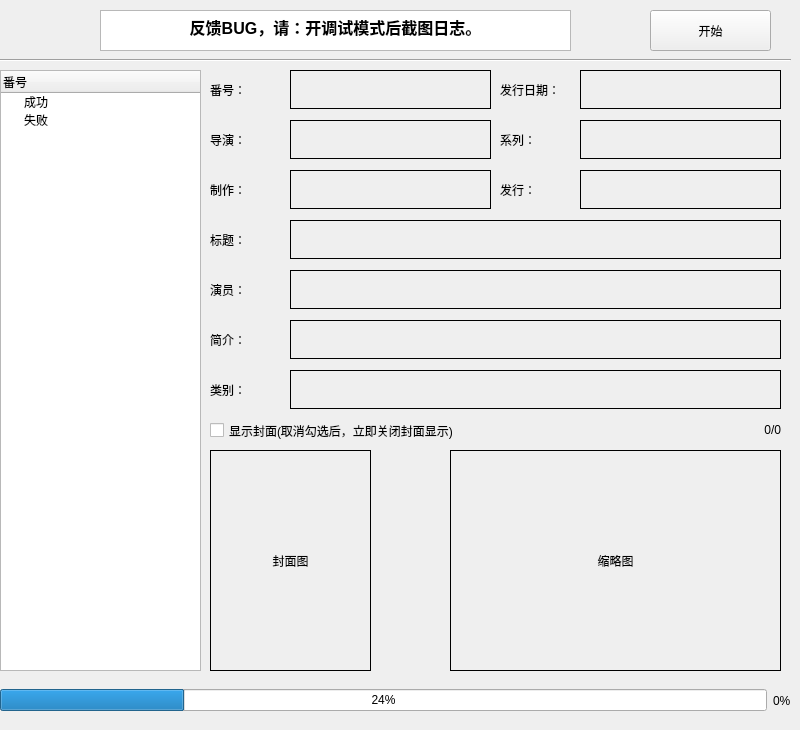
    <widget class="QWidget" name="page_avdc">
     <widget class="QPushButton" name="pushButton_start_cap">
      <property name="geometry">
       <rect>
        <x>650</x>
        <y>10</y>
        <width>121</width>
        <height>41</height>
       </rect>
      </property>
      <property name="text">
       <string>开始</string>
      </property>
     </widget>
     <widget class="QTextBrowser" name="textBrowser_warning">
      <property name="geometry">
       <rect>
        <x>100</x>
        <y>10</y>
        <width>471</width>
        <height>41</height>
       </rect>
      </property>
      <property name="html">
       <string>&lt;!DOCTYPE HTML PUBLIC &quot;-//W3C//DTD HTML 4.0//EN&quot; &quot;http://www.w3.org/TR/REC-html40/strict.dtd&quot;&gt;
&lt;html&gt;&lt;head&gt;&lt;meta name=&quot;qrichtext&quot; content=&quot;1&quot; /&gt;&lt;style type=&quot;text/css&quot;&gt;
p, li { white-space: pre-wrap; }
&lt;/style&gt;&lt;/head&gt;&lt;body style=&quot; font-family:'PingFang SC', 'Microsoft YaHei', sans-serif'; font-size:9pt; font-weight:400; font-style:normal;&quot;&gt;
&lt;p align=&quot;center&quot; style=&quot; margin-top:0px; margin-bottom:0px; margin-left:0px; margin-right:0px; -qt-block-indent:0; text-indent:0px;&quot;&gt;&lt;span style=&quot; font-size:12pt; font-weight:600; color:#000000;&quot;&gt;反馈BUG，请：开调试模式后截图日志。&lt;/span&gt;&lt;/p&gt;&lt;/body&gt;&lt;/html&gt;</string>
      </property>
     </widget>
     <widget class="QWidget" name="horizontalLayoutWidget">
      <property name="geometry">
       <rect>
        <x>0</x>
        <y>680</y>
        <width>791</width>
        <height>41</height>
       </rect>
      </property>
      <layout class="QHBoxLayout" name="horizontalLayout_2">
       <item>
        <widget class="QProgressBar" name="progressBar_avdc">
         <property name="value">
          <number>24</number>
         </property>
        </widget>
       </item>
       <item>
        <widget class="QLabel" name="label_percent">
         <property name="text">
          <string>0%</string>
         </property>
        </widget>
       </item>
      </layout>
     </widget>
     <widget class="QTreeWidget" name="treeWidget_number">
      <property name="geometry">
       <rect>
        <x>0</x>
        <y>70</y>
        <width>201</width>
        <height>601</height>
       </rect>
      </property>
      <column>
       <property name="text">
        <string>番号</string>
       </property>
      </column>
      <item>
       <property name="text">
        <string>成功</string>
       </property>
      </item>
      <item>
       <property name="text">
        <string>失败</string>
       </property>
      </item>
     </widget>
     <widget class="QWidget" name="gridLayoutWidget_2">
      <property name="geometry">
       <rect>
        <x>210</x>
        <y>450</y>
        <width>161</width>
        <height>221</height>
       </rect>
      </property>
      <layout class="QGridLayout" name="gridLayout_2">
       <item row="0" column="0">
        <widget class="QLabel" name="label_poster">
         <property name="frameShape">
          <enum>QFrame::Box</enum>
         </property>
         <property name="text">
          <string>封面图</string>
         </property>
         <property name="alignment">
          <set>Qt::AlignCenter</set>
         </property>
        </widget>
       </item>
      </layout>
     </widget>
     <widget class="QWidget" name="gridLayoutWidget">
      <property name="geometry">
       <rect>
        <x>450</x>
        <y>450</y>
        <width>331</width>
        <height>221</height>
       </rect>
      </property>
      <layout class="QGridLayout" name="gridLayout">
       <property name="sizeConstraint">
        <enum>QLayout::SetDefaultConstraint</enum>
       </property>
       <property name="horizontalSpacing">
        <number>7</number>
       </property>
       <item row="0" column="0">
        <widget class="QLabel" name="label_thumb">
         <property name="enabled">
          <bool>true</bool>
         </property>
         <property name="frameShape">
          <enum>QFrame::Box</enum>
         </property>
         <property name="text">
          <string>缩略图</string>
         </property>
         <property name="alignment">
          <set>Qt::AlignCenter</set>
         </property>
         <property name="margin">
          <number>0</number>
         </property>
        </widget>
       </item>
      </layout>
     </widget>
     <widget class="Line" name="line">
      <property name="geometry">
       <rect>
        <x>0</x>
        <y>50</y>
        <width>791</width>
        <height>20</height>
       </rect>
      </property>
      <property name="orientation">
       <enum>Qt::Horizontal</enum>
      </property>
     </widget>
     <widget class="QLabel" name="label_11">
      <property name="geometry">
       <rect>
        <x>210</x>
        <y>70</y>
        <width>81</width>
        <height>39</height>
       </rect>
      </property>
      <property name="text">
       <string>番号：</string>
      </property>
     </widget>
     <widget class="QLabel" name="label_number">
      <property name="geometry">
       <rect>
        <x>290</x>
        <y>70</y>
        <width>201</width>
        <height>39</height>
       </rect>
      </property>
      <property name="frameShape">
       <enum>QFrame::Box</enum>
      </property>
      <property name="lineWidth">
       <number>1</number>
      </property>
      <property name="text">
       <string/>
      </property>
     </widget>
     <widget class="QLabel" name="label_13">
      <property name="geometry">
       <rect>
        <x>500</x>
        <y>70</y>
        <width>81</width>
        <height>39</height>
       </rect>
      </property>
      <property name="text">
       <string>发行日期：</string>
      </property>
     </widget>
     <widget class="QLabel" name="label_release">
      <property name="geometry">
       <rect>
        <x>580</x>
        <y>70</y>
        <width>201</width>
        <height>39</height>
       </rect>
      </property>
      <property name="frameShape">
       <enum>QFrame::Box</enum>
      </property>
      <property name="text">
       <string/>
      </property>
     </widget>
     <widget class="QLabel" name="label_15">
      <property name="geometry">
       <rect>
        <x>210</x>
        <y>270</y>
        <width>81</width>
        <height>39</height>
       </rect>
      </property>
      <property name="text">
       <string>演员：</string>
      </property>
     </widget>
     <widget class="QLabel" name="label_actor">
      <property name="geometry">
       <rect>
        <x>290</x>
        <y>270</y>
        <width>491</width>
        <height>39</height>
       </rect>
      </property>
      <property name="frameShape">
       <enum>QFrame::Box</enum>
      </property>
      <property name="lineWidth">
       <number>1</number>
      </property>
      <property name="text">
       <string/>
      </property>
     </widget>
     <widget class="QLabel" name="label_outline">
      <property name="geometry">
       <rect>
        <x>290</x>
        <y>320</y>
        <width>491</width>
        <height>39</height>
       </rect>
      </property>
      <property name="frameShape">
       <enum>QFrame::Box</enum>
      </property>
      <property name="lineWidth">
       <number>1</number>
      </property>
      <property name="text">
       <string/>
      </property>
     </widget>
     <widget class="QLabel" name="label_18">
      <property name="geometry">
       <rect>
        <x>210</x>
        <y>320</y>
        <width>81</width>
        <height>39</height>
       </rect>
      </property>
      <property name="text">
       <string>简介：</string>
      </property>
     </widget>
     <widget class="QLabel" name="label_title">
      <property name="geometry">
       <rect>
        <x>290</x>
        <y>220</y>
        <width>491</width>
        <height>39</height>
       </rect>
      </property>
      <property name="frameShape">
       <enum>QFrame::Box</enum>
      </property>
      <property name="lineWidth">
       <number>1</number>
      </property>
      <property name="text">
       <string/>
      </property>
     </widget>
     <widget class="QLabel" name="label_20">
      <property name="geometry">
       <rect>
        <x>210</x>
        <y>220</y>
        <width>81</width>
        <height>39</height>
       </rect>
      </property>
      <property name="text">
       <string>标题：</string>
      </property>
     </widget>
     <widget class="QLabel" name="label_director">
      <property name="geometry">
       <rect>
        <x>290</x>
        <y>120</y>
        <width>201</width>
        <height>39</height>
       </rect>
      </property>
      <property name="frameShape">
       <enum>QFrame::Box</enum>
      </property>
      <property name="lineWidth">
       <number>1</number>
      </property>
      <property name="text">
       <string/>
      </property>
     </widget>
     <widget class="QLabel" name="label_publish">
      <property name="geometry">
       <rect>
        <x>580</x>
        <y>170</y>
        <width>201</width>
        <height>39</height>
       </rect>
      </property>
      <property name="frameShape">
       <enum>QFrame::Box</enum>
      </property>
      <property name="text">
       <string/>
      </property>
     </widget>
     <widget class="QLabel" name="label_23">
      <property name="geometry">
       <rect>
        <x>210</x>
        <y>120</y>
        <width>81</width>
        <height>39</height>
       </rect>
      </property>
      <property name="text">
       <string>导演：</string>
      </property>
     </widget>
     <widget class="QLabel" name="label_24">
      <property name="geometry">
       <rect>
        <x>500</x>
        <y>170</y>
        <width>81</width>
        <height>39</height>
       </rect>
      </property>
      <property name="text">
       <string>发行：</string>
      </property>
     </widget>
     <widget class="QLabel" name="label_studio">
      <property name="geometry">
       <rect>
        <x>290</x>
        <y>170</y>
        <width>201</width>
        <height>39</height>
       </rect>
      </property>
      <property name="frameShape">
       <enum>QFrame::Box</enum>
      </property>
      <property name="lineWidth">
       <number>1</number>
      </property>
      <property name="text">
       <string/>
      </property>
     </widget>
     <widget class="QLabel" name="label_label">
      <property name="geometry">
       <rect>
        <x>580</x>
        <y>120</y>
        <width>201</width>
        <height>39</height>
       </rect>
      </property>
      <property name="frameShape">
       <enum>QFrame::Box</enum>
      </property>
      <property name="text">
       <string/>
      </property>
     </widget>
     <widget class="QLabel" name="label_30">
      <property name="geometry">
       <rect>
        <x>210</x>
        <y>170</y>
        <width>81</width>
        <height>39</height>
       </rect>
      </property>
      <property name="text">
       <string>制作：</string>
      </property>
     </widget>
     <widget class="QLabel" name="label_31">
      <property name="geometry">
       <rect>
        <x>500</x>
        <y>120</y>
        <width>81</width>
        <height>39</height>
       </rect>
      </property>
      <property name="text">
       <string>系列：</string>
      </property>
     </widget>
     <widget class="QLabel" name="label_tag">
      <property name="geometry">
       <rect>
        <x>290</x>
        <y>370</y>
        <width>491</width>
        <height>39</height>
       </rect>
      </property>
      <property name="frameShape">
       <enum>QFrame::Box</enum>
      </property>
      <property name="lineWidth">
       <number>1</number>
      </property>
      <property name="text">
       <string/>
      </property>
     </widget>
     <widget class="QLabel" name="label_33">
      <property name="geometry">
       <rect>
        <x>210</x>
        <y>370</y>
        <width>81</width>
        <height>39</height>
       </rect>
      </property>
      <property name="text">
       <string>类别：</string>
      </property>
     </widget>
     <widget class="QCheckBox" name="checkBox_cover">
      <property name="geometry">
       <rect>
        <x>210</x>
        <y>420</y>
        <width>321</width>
        <height>21</height>
       </rect>
      </property>
      <property name="text">
       <string>显示封面(取消勾选后，立即关闭封面显示)</string>
      </property>
     </widget>
     <widget class="QLabel" name="label_progress">
      <property name="geometry">
       <rect>
        <x>540</x>
        <y>420</y>
        <width>241</width>
        <height>20</height>
       </rect>
      </property>
      <property name="cursor">
       <cursorShape>ArrowCursor</cursorShape>
      </property>
      <property name="layoutDirection">
       <enum>Qt::LeftToRight</enum>
      </property>
      <property name="text">
       <string>0/0</string>
      </property>
      <property name="alignment">
       <set>Qt::AlignRight|Qt::AlignTrailing|Qt::AlignVCenter</set>
      </property>
     </widget>
    </widget>
